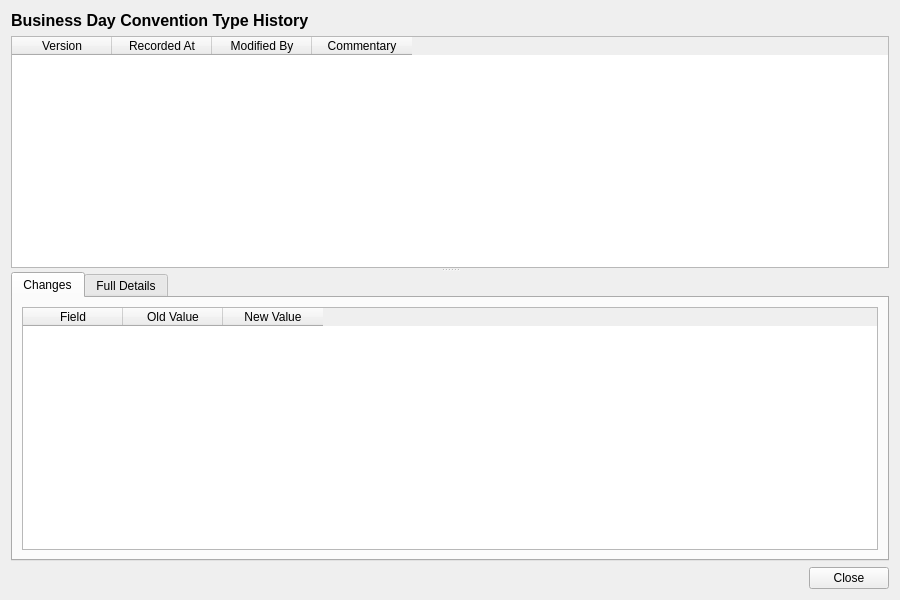
<?xml version="1.0" encoding="UTF-8"?>
<ui version="4.0">
 <class>BusinessDayConventionTypeHistoryDialog</class>
 <widget class="QWidget" name="BusinessDayConventionTypeHistoryDialog">
  <property name="geometry">
   <rect>
    <x>0</x>
    <y>0</y>
    <width>900</width>
    <height>600</height>
   </rect>
  </property>
  <property name="windowTitle">
   <string>Business Day Convention Type History</string>
  </property>
  <layout class="QVBoxLayout" name="verticalLayout">
   <item>
    <widget class="QLabel" name="titleLabel">
     <property name="font">
      <font>
       <pointsize>12</pointsize>
       <bold>true</bold>
      </font>
     </property>
     <property name="text">
      <string>Business Day Convention Type History</string>
     </property>
    </widget>
   </item>
   <item>
    <widget class="QSplitter" name="splitter">
     <property name="orientation">
      <enum>Qt::Vertical</enum>
     </property>
     <widget class="QTableWidget" name="versionListWidget">
      <property name="minimumHeight">
       <number>150</number>
      </property>
      <property name="maximumHeight">
       <number>250</number>
      </property>
      <property name="alternatingRowColors">
       <bool>true</bool>
      </property>
      <property name="editTriggers">
       <set>QAbstractItemView::NoEditTriggers</set>
      </property>
      <property name="selectionMode">
       <enum>QAbstractItemView::SingleSelection</enum>
      </property>
      <property name="selectionBehavior">
       <enum>QAbstractItemView::SelectRows</enum>
      </property>
      <column>
       <property name="text">
        <string>Version</string>
       </property>
      </column>
      <column>
       <property name="text">
        <string>Recorded At</string>
       </property>
      </column>
      <column>
       <property name="text">
        <string>Modified By</string>
       </property>
      </column>
      <column>
       <property name="text">
        <string>Commentary</string>
       </property>
      </column>
     </widget>
     <widget class="QWidget" name="detailWidget">
      <layout class="QVBoxLayout" name="detailLayout">
       <property name="leftMargin">
        <number>0</number>
       </property>
       <property name="topMargin">
        <number>0</number>
       </property>
       <property name="rightMargin">
        <number>0</number>
       </property>
       <property name="bottomMargin">
        <number>0</number>
       </property>
       <item>
        <widget class="QTabWidget" name="tabWidget">
         <property name="currentIndex">
          <number>0</number>
         </property>
         <widget class="QWidget" name="changesTab">
          <attribute name="title">
           <string>Changes</string>
          </attribute>
          <layout class="QVBoxLayout" name="changesTabLayout">
           <item>
            <widget class="QTableWidget" name="changesTableWidget">
             <property name="editTriggers">
              <set>QAbstractItemView::NoEditTriggers</set>
             </property>
             <property name="alternatingRowColors">
              <bool>true</bool>
             </property>
             <property name="selectionMode">
              <enum>QAbstractItemView::SingleSelection</enum>
             </property>
             <property name="selectionBehavior">
              <enum>QAbstractItemView::SelectRows</enum>
             </property>
             <column>
              <property name="text">
               <string>Field</string>
              </property>
             </column>
             <column>
              <property name="text">
               <string>Old Value</string>
              </property>
             </column>
             <column>
              <property name="text">
               <string>New Value</string>
              </property>
             </column>
            </widget>
           </item>
          </layout>
         </widget>
         <widget class="QWidget" name="fullDetailsTab">
          <attribute name="title">
           <string>Full Details</string>
          </attribute>
          <layout class="QVBoxLayout" name="fullDetailsTabLayout">
           <item>
            <widget class="QScrollArea" name="scrollArea">
             <property name="widgetResizable">
              <bool>true</bool>
             </property>
             <widget class="QWidget" name="scrollAreaWidgetContents">
              <property name="geometry">
               <rect>
                <x>0</x>
                <y>0</y>
                <width>560</width>
                <height>450</height>
               </rect>
              </property>
              <layout class="QFormLayout" name="formLayout">
               <item row="0" column="0">
                <widget class="QLabel" name="codeLabel">
                 <property name="text">
                  <string>Code:</string>
                 </property>
                </widget>
               </item>
               <item row="0" column="1">
                <widget class="QLabel" name="codeValue">
                 <property name="text">
                  <string/>
                 </property>
                </widget>
               </item>
               <item row="1" column="0">
                <widget class="QLabel" name="nameLabel">
                 <property name="text">
                  <string>Name:</string>
                 </property>
                </widget>
               </item>
               <item row="1" column="1">
                <widget class="QLabel" name="nameValue">
                 <property name="text">
                  <string/>
                 </property>
                </widget>
               </item>
               <item row="2" column="0">
                <widget class="QLabel" name="descriptionLabel">
                 <property name="text">
                  <string>Description:</string>
                 </property>
                </widget>
               </item>
               <item row="2" column="1">
                <widget class="QLabel" name="descriptionValue">
                 <property name="text">
                  <string/>
                 </property>
                </widget>
               </item>
               <item row="3" column="0">
                <widget class="QLabel" name="display_orderLabel">
                 <property name="text">
                  <string>Display Order:</string>
                 </property>
                </widget>
               </item>
               <item row="3" column="1">
                <widget class="QLabel" name="displayOrderValue">
                 <property name="text">
                  <string/>
                 </property>
                </widget>
               </item>
               <item row="4" column="0">
                <widget class="QLabel" name="versionNumberLabel">
                 <property name="text">
                  <string>Version:</string>
                 </property>
                </widget>
               </item>
               <item row="4" column="1">
                <widget class="QLabel" name="versionNumberValue">
                 <property name="text">
                  <string/>
                 </property>
                </widget>
               </item>
               <item row="5" column="0">
                <widget class="QLabel" name="modifiedByLabel">
                 <property name="text">
                  <string>Modified By:</string>
                 </property>
                </widget>
               </item>
               <item row="5" column="1">
                <widget class="QLabel" name="modifiedByValue">
                 <property name="text">
                  <string/>
                 </property>
                </widget>
               </item>
               <item row="6" column="0">
                <widget class="QLabel" name="recordedAtLabel">
                 <property name="text">
                  <string>Recorded At:</string>
                 </property>
                </widget>
               </item>
               <item row="6" column="1">
                <widget class="QLabel" name="recordedAtValue">
                 <property name="text">
                  <string/>
                 </property>
                </widget>
               </item>
               <item row="7" column="0">
                <widget class="QLabel" name="changeCommentaryLabel">
                 <property name="text">
                  <string>Change Commentary:</string>
                 </property>
                </widget>
               </item>
               <item row="7" column="1">
                <widget class="QLabel" name="changeCommentaryValue">
                 <property name="text">
                  <string/>
                 </property>
                 <property name="wordWrap">
                  <bool>true</bool>
                 </property>
                </widget>
               </item>
              </layout>
             </widget>
            </widget>
           </item>
          </layout>
         </widget>
        </widget>
       </item>
      </layout>
     </widget>
    </widget>
   </item>
   <item>
    <layout class="QHBoxLayout" name="buttonLayout">
     <item>
      <spacer name="horizontalSpacer">
       <property name="orientation">
        <enum>Qt::Horizontal</enum>
       </property>
       <property name="sizeHint" stdset="0">
        <size><width>40</width><height>20</height></size>
       </property>
      </spacer>
     </item>
     <item>
      <widget class="QPushButton" name="closeButton">
       <property name="text">
        <string>Close</string>
       </property>
      </widget>
     </item>
    </layout>
   </item>
  </layout>
 </widget>
 <resources/>
 <connections/>
</ui>
